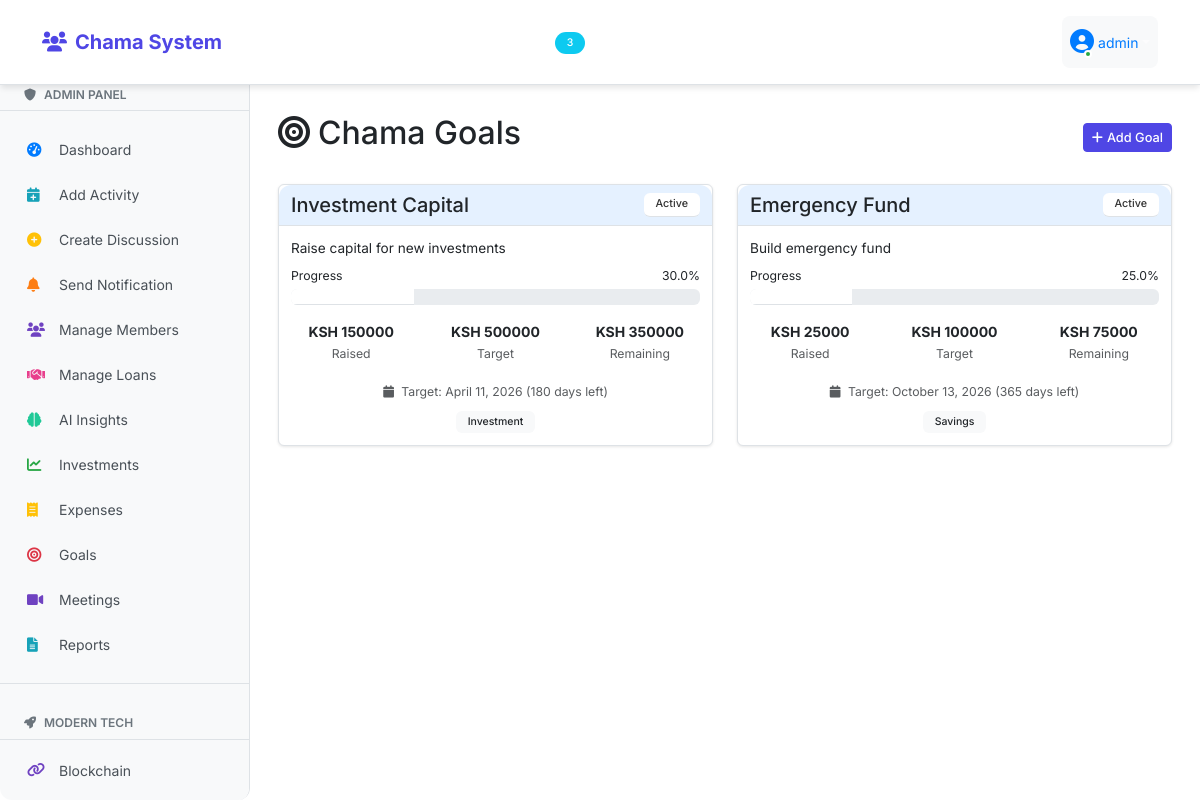
Page /goals (signed in) on the committed database.
### fixed_app.py (models this page shows, shortened)
class User(db.Model, UserMixin):
    id = db.Column(db.Integer, primary_key=True)
    username = db.Column(db.String(80), unique=True, nullable=False)
    password = db.Column(db.String(200), nullable=False)
    is_admin = db.Column(db.Boolean, default=False)
    last_seen = db.Column(db.DateTime, default=datetime.utcnow)
    is_online = db.Column(db.Boolean, default=False)
    members = db.relationship('Member', backref='user', lazy=True)

class Goal(db.Model):
    id = db.Column(db.Integer, primary_key=True)
    title = db.Column(db.String(100), nullable=False)
    description = db.Column(db.Text)
    target_amount = db.Column(db.Float, nullable=False)
    current_amount = db.Column(db.Float, default=0)
    target_date = db.Column(db.DateTime, nullable=False)
    category = db.Column(db.String(50), nullable=False)
    status = db.Column(db.String(20), default='Active')
    created_by = db.Column(db.Integer, db.ForeignKey('user.id'))
    created_date = db.Column(db.DateTime, default=datetime.utcnow)

### fixed_app.py (the view)
@app.route('/goals')
@login_required
def goals():
    goals = Goal.query.order_by(Goal.target_date).all()
    return render_template('goals/list.html', goals=goals)

### fixed_app.py (called while the page is built)
@login_manager.user_loader
def load_user(user_id):
    return db.session.get(User, int(user_id))

@app.context_processor
def inject_counts():
    if current_user.is_authenticated:
        unread_count = Notification.query.filter_by(user_id=current_user.id, is_read=False).count()
        discussion_count = Discussion.query.count()
        return dict(unread_notifications_count=unread_count, discussion_count=discussion_count)
    return dict(unread_notifications_count=0, discussion_count=0)

### templates/goals/list.html (shortened to what this page needs)
{% extends "base.html" %}
{% block content %}
<div class="container-fluid py-4">
    <div class="d-flex justify-content-between align-items-center mb-4">
        <h2><i class="fas fa-bullseye me-2"></i>Chama Goals</h2>
        {% if current_user.is_admin %}
        <a href="{{ url_for('add_goal') }}" class="btn btn-primary">
            <i class="fas fa-plus me-1"></i>Add Goal
        </a>
        {% endif %}
    </div>
    {% if goals %}
    <div class="row">
        {% for goal in goals %}
        <div class="col-md-6 mb-4">
            <div class="card">
                <div class="card-header d-flex justify-content-between align-items-center">
                    <h5 class="mb-0">{{ goal.title }}</h5>
                    <span class="badge bg-{{ 'success' if goal.status == 'Completed' else 'primary' if goal.status == 'Active' else 'secondary' }}">
                        {{ goal.status }}
                    </span>
                </div>
                <div class="card-body">
                    {% if goal.description %}
                    <p class="card-text">{{ goal.description }}</p>
                    {% endif %}
                    {% set progress = (goal.current_amount / goal.target_amount * 100) if goal.target_amount > 0 else 0 %}
                    <div class="mb-3">
                        <div class="d-flex justify-content-between mb-1">
                            <small>Progress</small>
                            <small>{{ "%.1f"|format(progress) }}%</small>
                        </div>
                        <div class="progress">
                            <div class="progress-bar bg-{{ 'success' if progress >= 100 else 'primary' }}"
                                 style="width: {{ progress }}%"></div>
                        </div>
                    </div>
                    <div class="row text-center">
                        <div class="col-4">
                            <strong>KSH {{ "%.0f"|format(goal.current_amount) }}</strong>
                            <br><small class="text-muted">Raised</small>
                        </div>
                        <div class="col-4">
                            <strong>KSH {{ "%.0f"|format(goal.target_amount) }}</strong>
                            <br><small class="text-muted">Target</small>
                        </div>
                        <div class="col-4">
                            <strong>KSH {{ "%.0f"|format(goal.target_amount - goal.current_amount) }}</strong>
                            <br><small class="text-muted">Remaining</small>
                        </div>
                    </div>
                    <div class="mt-3 text-center">
                        {% set days_left = (goal.target_date.date() - goal.created_date.date()).days if goal.target_date and goal.created_date else 0 %}
                        <small class="text-muted">
                            <i class="fas fa-calendar me-1"></i>
                            Target: {{ goal.target_date.strftime('%B %d, %Y') }}
                            {% if days_left > 0 %}
                                ({{ days_left }} days left)
                            {% elif days_left == 0 %}
                                (Due today!)
                            {% else %}
                                ({{ abs(days_left) }} days overdue)
                            {% endif %}
                        </small>
                    </div>
                    <div class="mt-2 text-center">
                        <span class="badge bg-light text-dark">{{ goal.category.title() }}</span>
                    </div>
                </div>
            </div>
        </div>
        {% endfor %}
    </div>
    {% endif %}
</div>
{% endblock %}

### templates/navbar.html (shortened to what this page needs)
<nav class="navbar navbar-expand-lg navbar-dark bg-primary">
    <div class="container">
        <a class="navbar-brand" href="{{ url_for('index') }}">
            <i class="fas fa-users me-2"></i>Chama System
        </a>
        <div class="collapse navbar-collapse" id="navbarNav">
            {% if current_user.is_authenticated %}
            <ul class="navbar-nav me-auto">
                <li class="nav-item">
                    <a class="nav-link {% if request.path == url_for('index') %}active{% endif %}" href="{{ url_for('index') }}">
                        <i class="fas fa-home me-1"></i>Home
                    </a>
                </li>
                <li class="nav-item">
                    <a class="nav-link {% if request.path == url_for('contributions') %}active{% endif %}" href="{{ url_for('contributions') }}">
                        <i class="fas fa-money-bill-wave me-1"></i>Contributions
                    </a>
                </li>
                <li class="nav-item">
                    <a class="nav-link {% if request.path == url_for('discussions') %}active{% endif %}" href="{{ url_for('discussions') }}">
                        <i class="fas fa-comments me-1"></i>Discussions
                        {% if discussion_count > 0 %}
                            <span class="badge bg-info rounded-pill ms-1">{{ discussion_count }}</span>
                        {% endif %}
                    </a>
                </li>
                <li class="nav-item dropdown">
                    <a class="nav-link dropdown-toggle" href="#" id="menuDropdown" role="button" data-bs-toggle="dropdown">
                        <i class="fas fa-bars me-1"></i>Menu
                    </a>
                </li>
                {% if current_user.is_admin %}
                <li class="nav-item dropdown">
                    <a class="nav-link dropdown-toggle" href="#" id="adminDropdown" role="button" data-bs-toggle="dropdown">
                        <i class="fas fa-shield-alt me-1"></i>Admin
                    </a>
                </li>
                {% endif %}
            </ul>
            <ul class="navbar-nav">
                <li class="nav-item dropdown">
                    <a class="nav-link dropdown-toggle user-dropdown" href="#" id="navbarDropdown" role="button"
                       data-bs-toggle="dropdown" aria-expanded="false">
                        <div class="user-avatar">
                            <i class="fas fa-user-circle"></i>
                            <span class="online-dot"></span>
                        </div>
                        <span class="ms-1" style="color: #007bff;">{{ current_user.username }}</span>
                    </a>
                </li>
            </ul>
            {% endif %}
        </div>
    </div>
</nav>

### static/modern-ui.css (style rules this page uses)
:root { --primary: #4f46e5; --secondary: #6b7280; --success: #10b981; --warning: #f59e0b; --danger: #ef4444; --info: #3b82f6; --light: #f8fafc; --dark: #1f2937; --border-radius: 12px; --shadow: 0 4px 6px -1px rgba(0, 0, 0, 0.1); --shadow-lg: 0 10px 15px -3px rgba(0, 0, 0, 0.1); }
body { font-family: 'Inter', -apple-system, BlinkMacSystemFont, sans-serif; background: white; min-height: 100vh; }
.card { border: none; border-radius: var(--border-radius); box-shadow: var(--shadow); transition: all 0.3s ease; }
.card-header { background: white; border-bottom: 1px solid #e5e7eb; border-radius: var(--border-radius) var(--border-radius) 0 0 !important; padding: 1.25rem; }
.card-body { padding: 1.5rem; }
.btn { border-radius: 8px; font-weight: 500; padding: 0.5rem 1rem; transition: all 0.2s ease; }
.btn-primary { background: var(--primary); border-color: var(--primary); }
.navbar { background: white !important; box-shadow: var(--shadow); padding: 1rem 0; }
.navbar-brand { font-weight: 700; color: var(--primary) !important; }
.badge { border-radius: 6px; font-weight: 500; padding: 0.375rem 0.75rem; }

### templates/base.html (style rules this page uses)
body { background-color: white; font-size: 14px; }
.navbar { position: fixed; top: 0; left: 0; right: 0; z-index: 1030; margin-bottom: 0; background-color: white !important; border-bottom: 1px solid #dee2e6; }
.card-header.bg-primary, .bg-primary { background-color: white !important; color: #333 !important; border-bottom: 1px solid #dee2e6; }
.user-dropdown { background-color: #f8f9fa !important; border-radius: 8px; padding: 0.5rem 1rem; }
body { padding-top: 70px; }
.btn { padding: 0.25rem 0.5rem; font-size: 0.8rem; min-height: auto; border-radius: 0.25rem; }
.card { border-radius: 0.375rem !important; border: 1px solid #dee2e6; margin-bottom: 0.75rem; box-shadow: 0 1px 3px rgba(0,0,0,0.1); max-width: 400px; }
.container-fluid .card, .main-content .card:not(.auth-card) { max-width: 100%; }
.card-body { padding: 0.75rem; }
.card-header { padding: 0.5rem 0.75rem; background-color: #f8f9fa; border-bottom: 1px solid #dee2e6; font-weight: 600; font-size: 0.9rem; }
.card-header:nth-child(1) { background-color: rgba(0,123,255,0.1); }
.card-text { font-size: 0.85rem; margin-bottom: 0.5rem; }

### templates/navbar.html (style rules this page uses)
.user-dropdown { display: flex; align-items: center; }
.user-avatar { position: relative; display: inline-block; color: #007bff; font-size: 1.5rem; }
.online-dot { position: absolute; bottom: 2px; right: 2px; width: 8px; height: 8px; background-color: #28a745; border: 2px solid white; border-radius: 50%; animation: pulse-dot 2s infinite; }

### rows in the picture
User: username "admin"
Goal: title "Investment Capital", status "Active", description "Raise capital for new investments", progress "30.0", current_amount "150000", target_amount "500000", goal.target_amount-goal.current_amount "350000", target_date "April 11, 2026", days_left "180", category "Investment"
Goal: title "Emergency Fund", status "Active", description "Build emergency fund", progress "25.0", current_amount "25000", target_amount "100000", goal.target_amount-goal.current_amount "75000", target_date "October 13, 2026", days_left "365", category "Savings"

### other values in the picture
{{ discussion_count }} "3"
